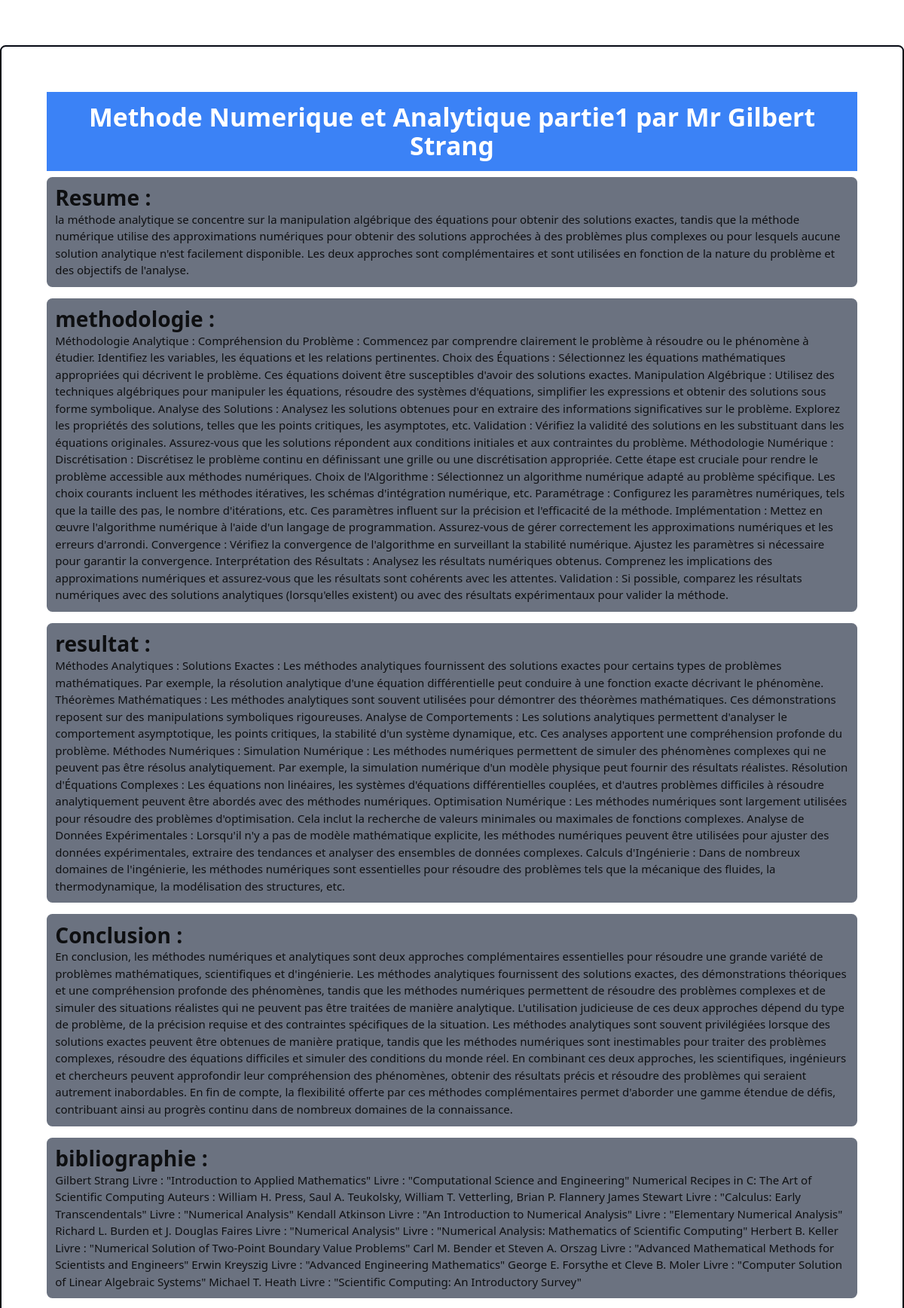
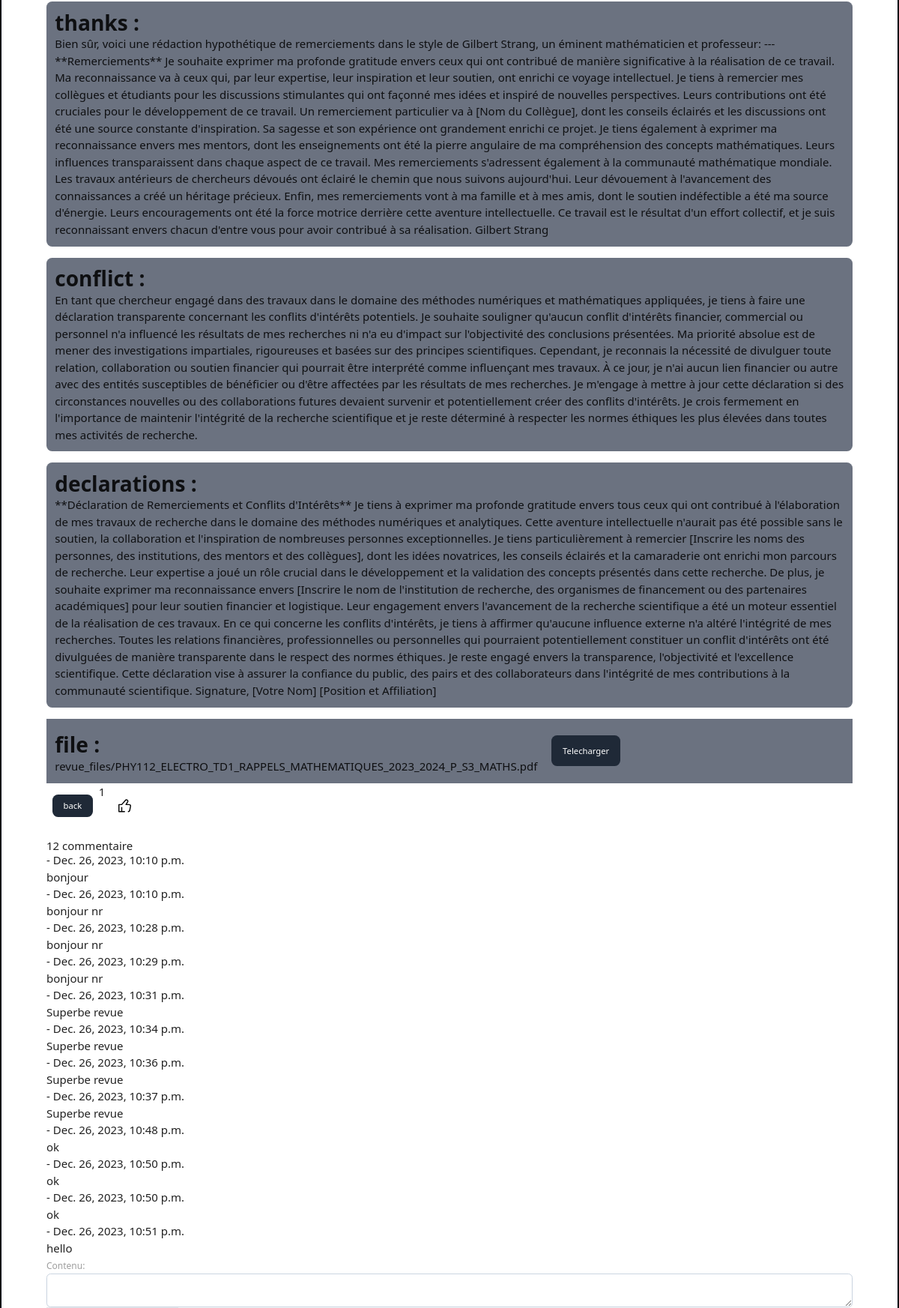
Page /science/detail_revue/1/ (signed in, upper part) on the committed database (2 pictures, top to bottom).
### science/models.py (models this page shows)
class Revue(models.Model):
    titre = models.CharField(max_length=300)
    summary = models.TextField()
    authors = models.CharField(max_length=500, default='')
    introduction = models.TextField()
    methodology  = models.TextField()
    result  = models.TextField()
    Conclusion  = models.TextField()
    bibliography  = models.TextField()
    thanks  = models.TextField()
    conflict  = models.TextField()
    declarations  = models.TextField()
    file = models.FileField(upload_to='revue_files/', default='')
    likes_revue = models.ManyToManyField(User, related_name='like_revu', default='None', blank='True')
    like_count_revu = models.BigIntegerField(default='0')
    download_count = models.PositiveIntegerField(default=0)
    def number_like_revu(self):
        return self.likes_revue.count()

class Comment_revu(models.Model):
    revue = models.ForeignKey(Revue, on_delete=models.CASCADE)
    auteur = models.CharField(max_length=100, default='')
    contenu = models.TextField()
    date = models.DateTimeField(auto_now_add=True)

### science/views.py (the view)
# urls.py: path('detail_revue/<int:revue_id>/', detail_revue, name='detail_revue'),
@login_required
def detail_revue(request, revue_id):
    revue = get_object_or_404(Revue, id=revue_id)
    commentaire_revue = Comment_revu.objects.filter(revue_id=revue_id)
    new_comment_revue = None
    if request.method == 'POST':
        comment_revue_form = CommentRevuForm(data=request.POST)
        if comment_revue_form.is_valid():
            new_comment_revue = comment_revue_form.save(commit=False)
            new_comment_revue.revue = revue
            new_comment_revue.save()
    else:
        comment_revue_form = CommentRevuForm()
    context = {
        'revue': revue,
        'commentaire_revue': commentaire_revue,
        'comment_revue_form': comment_revue_form,
        'new_comment_revue': new_comment_revue,
    }
    return render(request, 'science/detail_revue.html', context)

### science/forms.py
class CommentRevuForm(forms.ModelForm):
    class Meta:
        model = Comment_revu
        fields = ['contenu']
    contenu = forms.CharField(
        widget=forms.Textarea(attrs={'class': ' placeholder:italic placeholder:text-slate-400 block bg-white w-full border border-slate-300 rounded-md py-2 pl-3 pr-3 shadow-sm focus:outline-none focus:border-sky-500 focus:ring-sky-500 focus:ring-1 sm:text-sm items-center'}),
    )

### templates/science/detail_revue.html (shortened to what this page needs)
{% extends 'base/base.html' %}
{% load tailwind_filters %}
{% block content %}
<div class=" my-16 border-2 border-gray-950 rounded-lg py-16 px-16">
    <div class="bg-blue-500 text-white p-4 font-bold text-4xl text-center">
        {{ revue.titre }} par {{ revue.authors }}
    </div>
    <div class="space-y-4">
        <p class="bg-gray-500 mt-2 rounded-lg p-3"> <span class="font-bold text-3xl"> Resume :</span> <br> {{ revue.summary }}</p>
        <p class="bg-gray-500 mt-2 rounded-lg p-3"> <span class="font-bold text-3xl"> methodologie :</span>  <br> {{ revue.methodology }}</p>
        <p class="bg-gray-500 mt-2 rounded-lg p-3"> <span class="font-bold text-3xl"> resultat : </span>  <br> {{ revue.result }}</p>
        <p class="bg-gray-500 mt-2 rounded-lg p-3"> <span class="font-bold text-3xl"> Conclusion : </span>  <br> {{ revue.Conclusion }}</p>
        <p class="bg-gray-500 mt-2 rounded-lg p-3"> <span class="font-bold text-3xl"> bibliographie :</span>  <br> {{ revue.bibliography }}</p>
        <p class="bg-gray-500 mt-2 rounded-lg p-3"> <span class="font-bold text-3xl"> thanks :</span>  <br> {{ revue.thanks }}</p>
        <p class="bg-gray-500 mt-2 rounded-lg p-3"> <span class="font-bold text-3xl"> conflict :</span>  <br> {{ revue.conflict }}</p>
        <p class="bg-gray-500 mt-2 rounded-lg p-3"> <span class="font-bold text-3xl"> declarations :</span>  <br> {{ revue.declarations }}</p>
        <div class="bg-gray-500 flex">
            <p class=" mt-2 rounded-lg p-3"> <span class="font-bold text-3xl"> file :</span>  <br> {{ revue.file }}</p>
            <button id="telecharger-revue" class="bg-gray-800 text-white text-xs m-6 py-2 px-4 mx-2 rounded-lg hover:bg-blue-600 transition">Telecharger</a>
        </div>
    </div>
    <div class="space-x-4">
        <div class="flex">
            <a  href="{% url 'home' %}" class="my-4 bg-gray-800 text-white text-xs py-2 px-4 mx-2 rounded-lg hover:bg-blue-600 transition">back</a>
            <div class="flex">
                <span class="" id="like_count">{{ revue.number_like_revu }}</span>
                <button class="like-btn pl-4" id="like-button" value="{{revue.id}}">
                </button>
            </div>
        </div>
    </div>
    <div class="py-4">
        <h3>
            <span id="total-commentaires">
                {% with commentaire_revue.count as total_commentaire %}
                    {{ total_commentaire }}
                {% endwith %}
            </span>
            commentaire{{ total_commentaire|pluralize }}
        </h3>
        <div id="commentaires">
            {% for comment in commentaire_revue %}
                <div class="">
                    <p><strong>{{ comment.auteur }}</strong> - {{ comment.date }}</p>
                    <p>{{ comment.contenu }}</p>
                </div>
            {% endfor %}
        </div>
        <form id="comment-form" method="POST" action="{% url 'science:ajouter_commentaire_revue' revue_id=revue.id %}">
            {{ comment_revue_form | crispy }}
        </form>
    </div>
</div>
{% endblock %}

### rows in the picture
Revue: titre "Methode Numerique et Analytique partie1", authors "Mr Gilbert Strang", summary "la méthode analytique se concentre sur la manipulation algébrique des équations pour obtenir des solutions exactes, tandis que la méthode numérique utilise des approximations numériques pour obtenir des solutions approchées à des problèmes plus complexes ou pour lesquels aucune solution analytique n'est facilement disponible. Les deux approches sont complémentaires et sont utilisées en fonction de la nature du problème et des objectifs de l'analyse.", methodology "Méthodologie Analytique : Compréhension du Problème : Commencez par comprendre clairement le problème à résoudre ou le phénomène à étudier. Identifiez les variables, les équations et les relations pertinentes. Choix des Équations : Sélectionnez les équations mathématiques appropriées qui décrivent le problème. Ces équations doivent être susceptibles d'avoir des solutions exactes. Manipulation Algébrique : Utilisez des techniques algébriques pour manipuler les équations, résoudre des systèmes d'équations, simplifier les expressions et obtenir des solutions sous forme symbolique. Analyse des Solutions : Analysez les solutions obtenues pour en extraire des informations significatives sur le…", result "Méthodes Analytiques : Solutions Exactes : Les méthodes analytiques fournissent des solutions exactes pour certains types de problèmes mathématiques. Par exemple, la résolution analytique d'une équation différentielle peut conduire à une fonction exacte décrivant le phénomène. Théorèmes Mathématiques : Les méthodes analytiques sont souvent utilisées pour démontrer des théorèmes mathématiques. Ces démonstrations reposent sur des manipulations symboliques rigoureuses. Analyse de Comportements : Les solutions analytiques permettent d'analyser le comportement asymptotique, les points critiques, la stabilité d'un système dynamique, etc. Ces analyses apportent une compréhension profonde du…", Conclusion "En conclusion, les méthodes numériques et analytiques sont deux approches complémentaires essentielles pour résoudre une grande variété de problèmes mathématiques, scientifiques et d'ingénierie. Les méthodes analytiques fournissent des solutions exactes, des démonstrations théoriques et une compréhension profonde des phénomènes, tandis que les méthodes numériques permettent de résoudre des problèmes complexes et de simuler des situations réalistes qui ne peuvent pas être traitées de manière analytique. L'utilisation judicieuse de ces deux approches dépend du type de problème, de la précision requise et des contraintes spécifiques de la situation. Les méthodes analytiques sont souvent…", bibliography "Gilbert Strang Livre : \"Introduction to Applied Mathematics\" Livre : \"Computational Science and Engineering\" Numerical Recipes in C: The Art of Scientific Computing Auteurs : William H. Press, Saul A. Teukolsky, William T. Vetterling, Brian P. Flannery James Stewart Livre : \"Calculus: Early Transcendentals\" Livre : \"Numerical Analysis\" Kendall Atkinson Livre : \"An Introduction to Numerical Analysis\" Livre : \"Elementary Numerical Analysis\" Richard L. Burden et J. Douglas Faires Livre : \"Numerical Analysis\" Livre : \"Numerical Analysis: Mathematics of Scientific Computing\" Herbert B. Keller Livre : \"Numerical Solution of Two-Point Boundary Value Problems\" Carl M. Bender et Steven A. Orszag…", thanks "Bien sûr, voici une rédaction hypothétique de remerciements dans le style de Gilbert Strang, un éminent mathématicien et professeur: --- **Remerciements** Je souhaite exprimer ma profonde gratitude envers ceux qui ont contribué de manière significative à la réalisation de ce travail. Ma reconnaissance va à ceux qui, par leur expertise, leur inspiration et leur soutien, ont enrichi ce voyage intellectuel. Je tiens à remercier mes collègues et étudiants pour les discussions stimulantes qui ont façonné mes idées et inspiré de nouvelles perspectives. Leurs contributions ont été cruciales pour le développement de ce travail. Un remerciement particulier va à [Nom du Collègue], dont les conseils…", conflict "En tant que chercheur engagé dans des travaux dans le domaine des méthodes numériques et mathématiques appliquées, je tiens à faire une déclaration transparente concernant les conflits d'intérêts potentiels. Je souhaite souligner qu'aucun conflit d'intérêts financier, commercial ou personnel n'a influencé les résultats de mes recherches ni n'a eu d'impact sur l'objectivité des conclusions présentées. Ma priorité absolue est de mener des investigations impartiales, rigoureuses et basées sur des principes scientifiques. Cependant, je reconnais la nécessité de divulguer toute relation, collaboration ou soutien financier qui pourrait être interprété comme influençant mes travaux. À ce jour, je…", declarations "**Déclaration de Remerciements et Conflits d'Intérêts** Je tiens à exprimer ma profonde gratitude envers tous ceux qui ont contribué à l'élaboration de mes travaux de recherche dans le domaine des méthodes numériques et analytiques. Cette aventure intellectuelle n'aurait pas été possible sans le soutien, la collaboration et l'inspiration de nombreuses personnes exceptionnelles. Je tiens particulièrement à remercier [Inscrire les noms des personnes, des institutions, des mentors et des collègues], dont les idées novatrices, les conseils éclairés et la camaraderie ont enrichi mon parcours de recherche. Leur expertise a joué un rôle crucial dans le développement et la validation des concepts…", file "revue_files/PHY112_ELECTRO_TD1_RAPPELS_MATHEMATIQUES_2023_2024_P_S3_MATHS.pdf", number_like_revu "1"
Comment_revu: date "Dec. 26, 2023, 10:10 p.m.", contenu "bonjour"
Comment_revu: date "Dec. 26, 2023, 10:10 p.m.", contenu "bonjour nr"
Comment_revu: date "Dec. 26, 2023, 10:28 p.m.", contenu "bonjour nr"
Comment_revu: date "Dec. 26, 2023, 10:29 p.m.", contenu "bonjour nr"
Comment_revu: date "Dec. 26, 2023, 10:31 p.m.", contenu "Superbe revue"
Comment_revu: date "Dec. 26, 2023, 10:34 p.m.", contenu "Superbe revue"
Comment_revu: date "Dec. 26, 2023, 10:36 p.m.", contenu "Superbe revue"
Comment_revu: date "Dec. 26, 2023, 10:37 p.m.", contenu "Superbe revue"
Comment_revu: date "Dec. 26, 2023, 10:48 p.m.", contenu "ok"
Comment_revu: date "Dec. 26, 2023, 10:50 p.m.", contenu "ok"
Comment_revu: date "Dec. 26, 2023, 10:50 p.m.", contenu "ok"
Comment_revu: date "Dec. 26, 2023, 10:51 p.m.", contenu "hello"

### other values in the picture
{{ total_commentaire }} "12"
